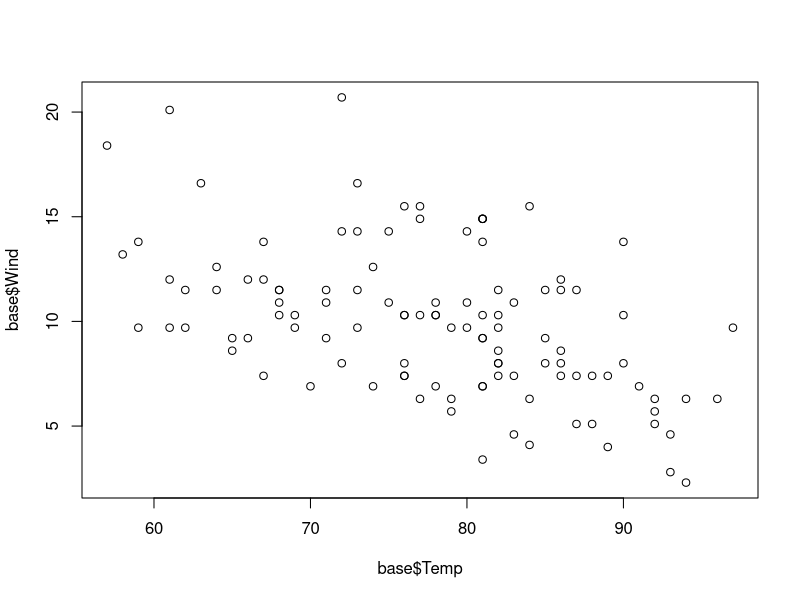
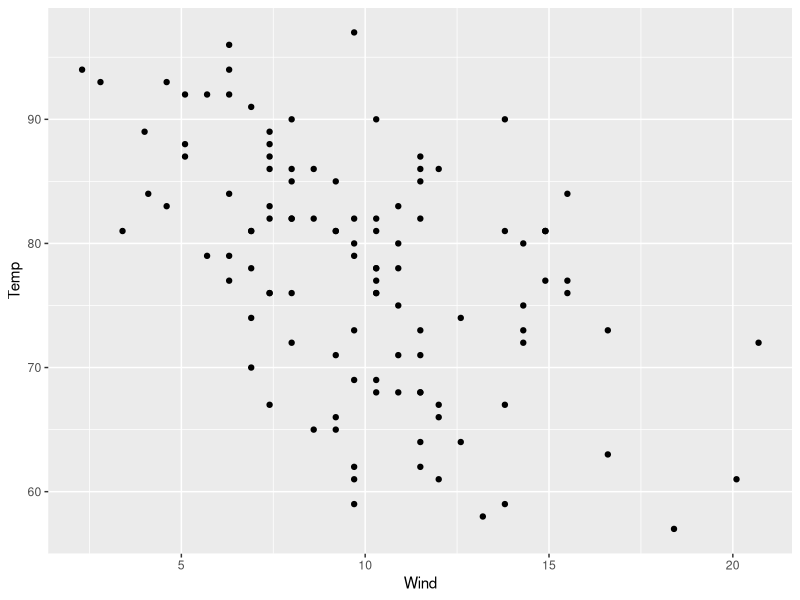
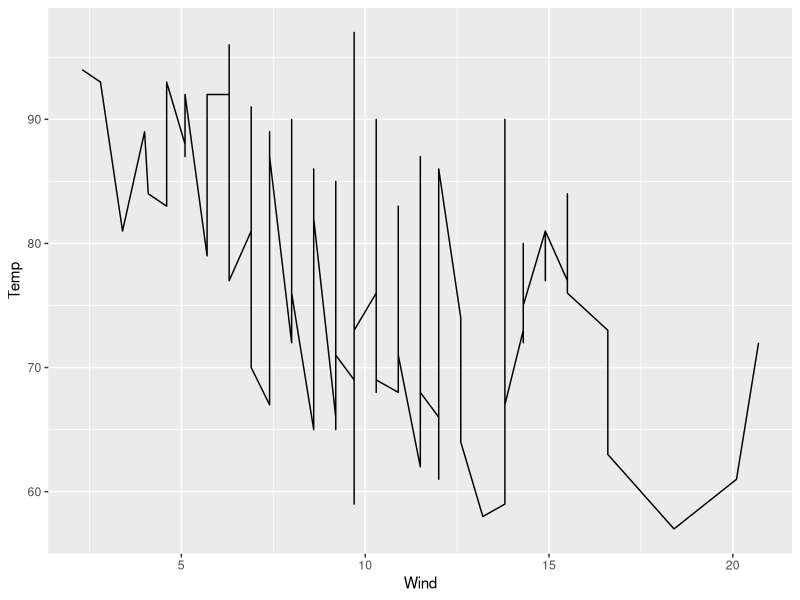
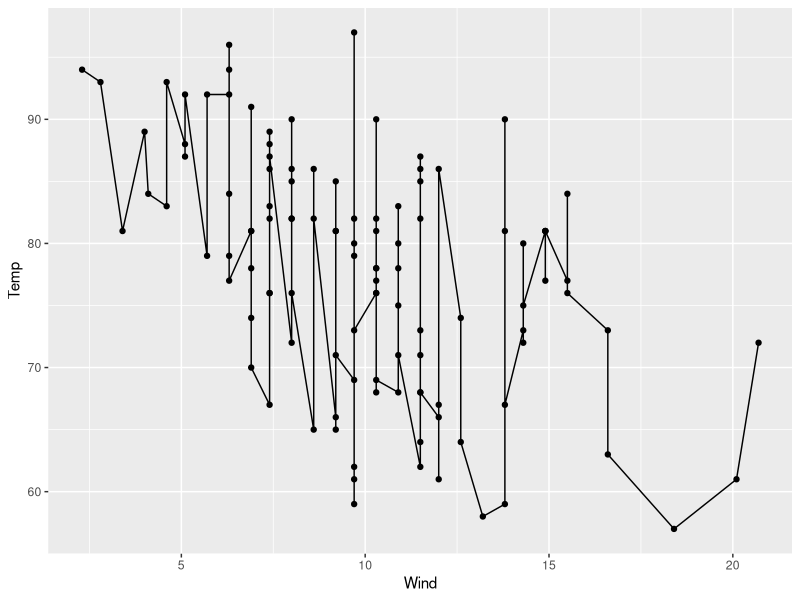
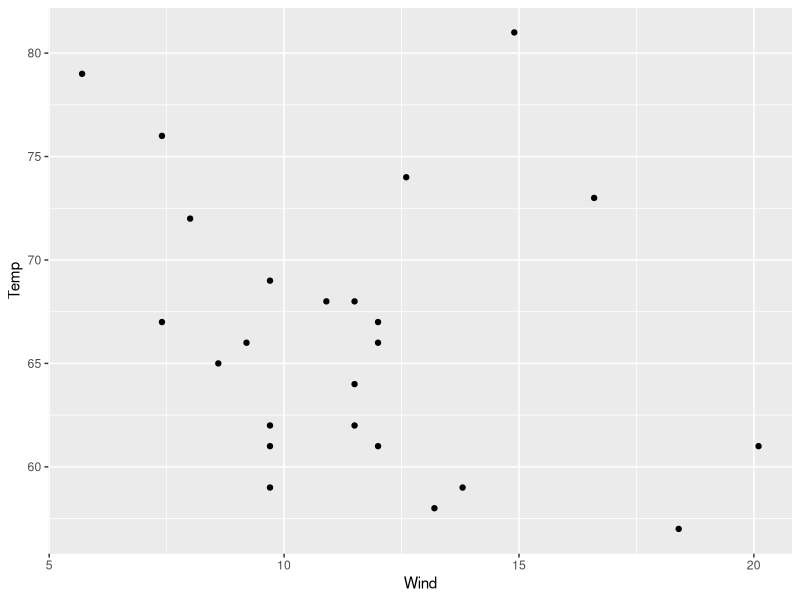
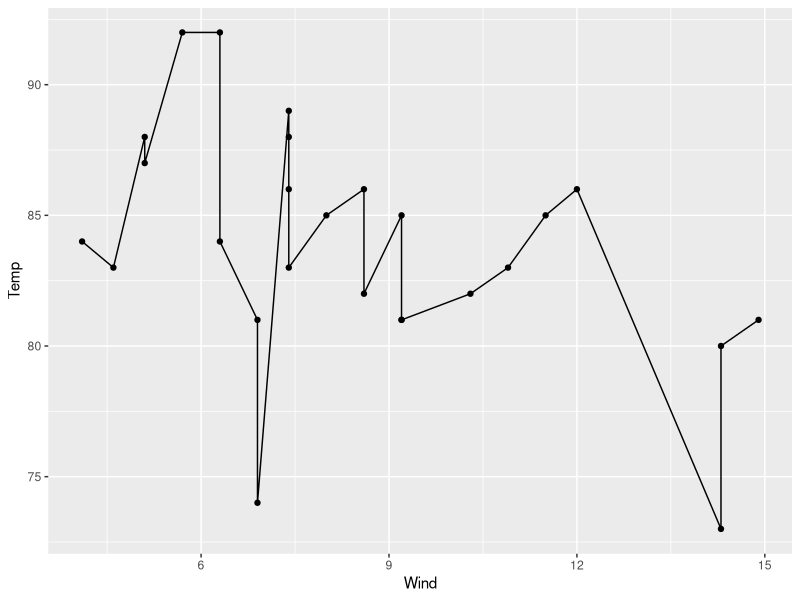
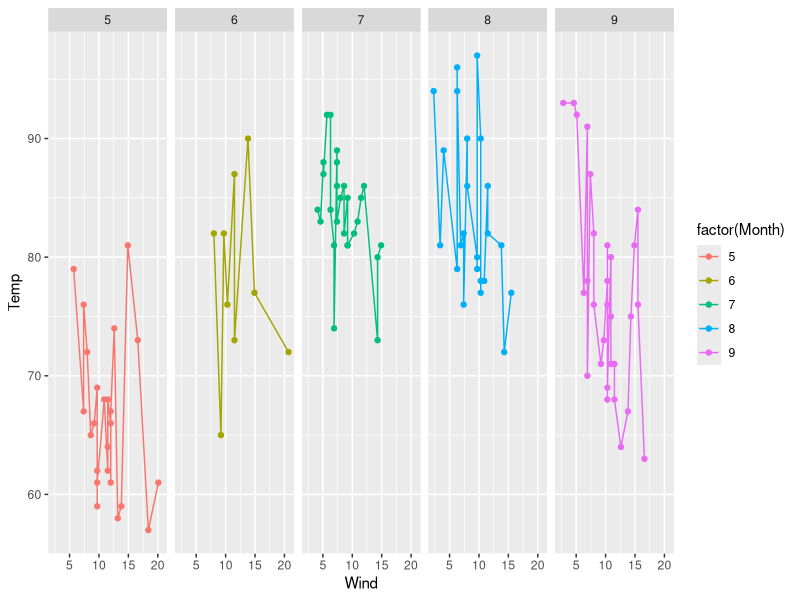
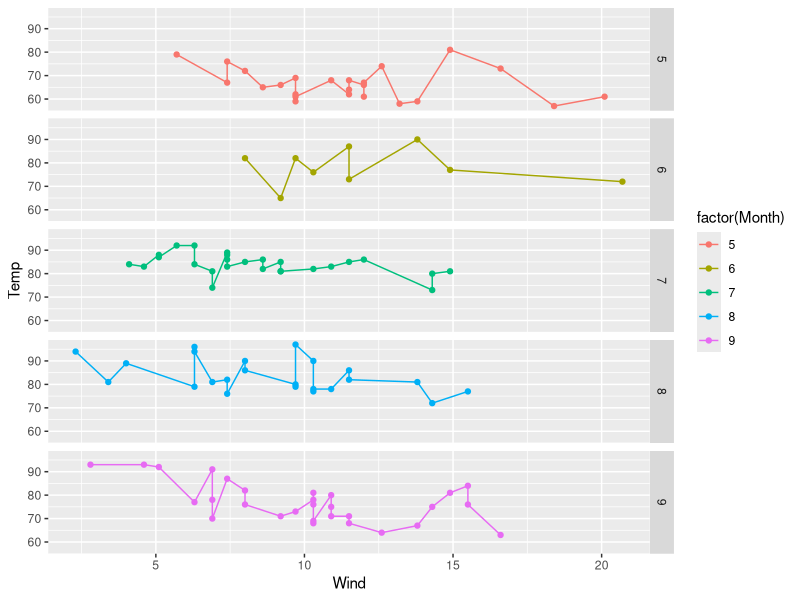

The R script that drew these images, in order:
## ---- chunk 1
knitr::opts_chunk$set(echo = TRUE)
## ---- chunk 2
library(ggplot2)
library(dplyr)
## ---- chunk 3
base <- read.csv("airquality_limpa.csv" )
base$X <- NULL
## ---- chunk 4

str(base)

summary(base)
## ---- chunk 5
plot( base$Temp , base$Wind )
## ---- chunk 6
g <- ggplot( base , aes(   Wind,Temp )  ) 

g + geom_point() 

g + geom_line()

g + geom_line() + geom_point() 
## ---- chunk 7
base$Month

mes5 <- base$Month == 5

dadosMes5 <- base[ mes5 ,]

#mean(base$Temp)

g <- ggplot( dadosMes5 , aes(  Wind ,Temp)  ) 

g + geom_point()

## ---- chunk 8


mes7 <- base$Month == 7

dadosMes7 <- base[ mes7 ,]

#mean(base$Temp)

g <- ggplot( dadosMes7 , aes(  Wind ,Temp)  ) 

g + geom_point() + geom_line()

## ---- chunk 9

g <- ggplot( base , aes(  Wind ,Temp , colour = factor(Month))  ) 

g + geom_point() + geom_line() + facet_grid( . ~ Month)

g + geom_point() + geom_line() + facet_grid(  Month ~ .) 

